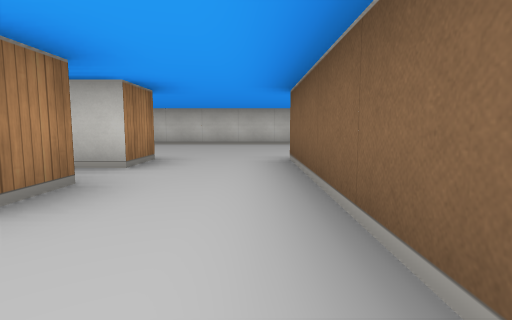
view 1 (above)

19 first-person views from a walk through a cub3D ray-caster map. The camera is about half as high as the walls, tilts 6° down and sees 80° across. The floor is counted in squares. Each view is taken from the middle of a square. On the plan, view 1 faces up. The plan holds only what a view shows up to about 9 squares ahead; the rest is blank.

view 2
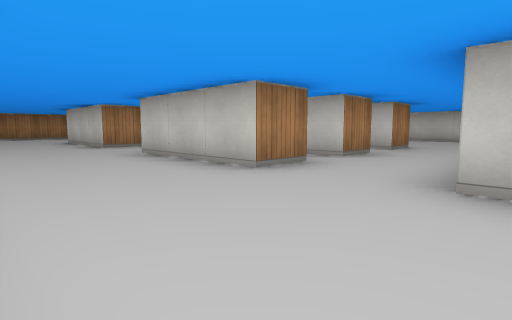

view 3
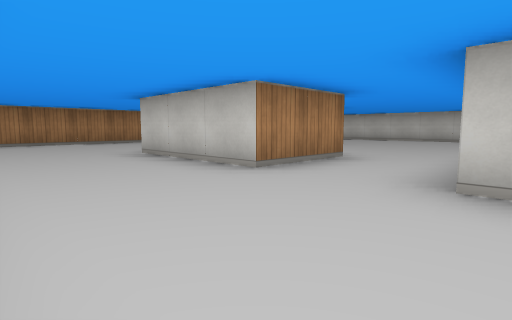

view 4
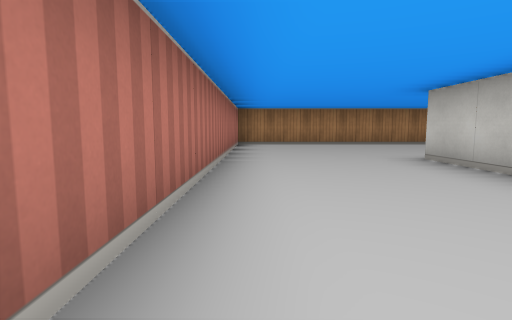

view 5
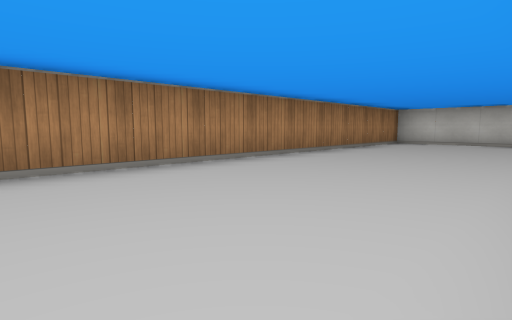

view 6
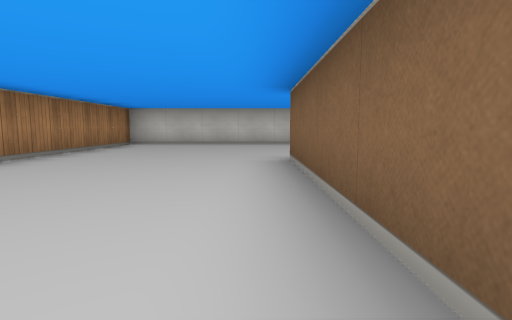

view 7
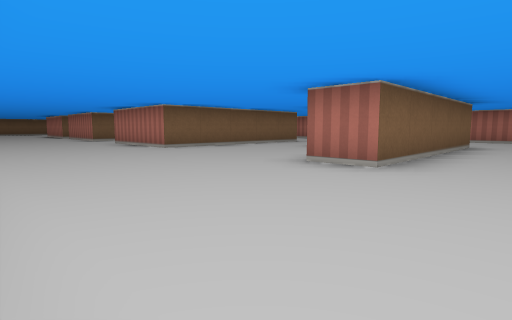

view 8
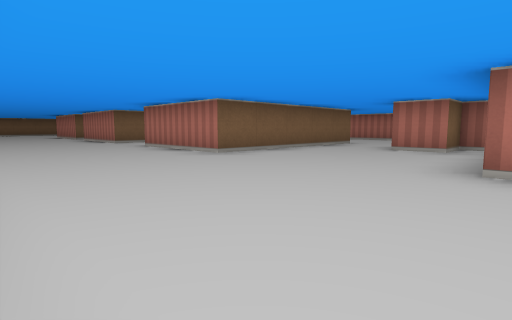

view 9
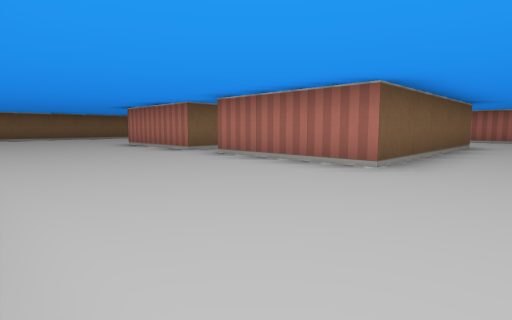

view 10
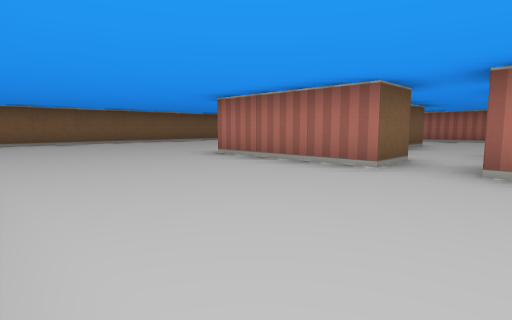

view 11
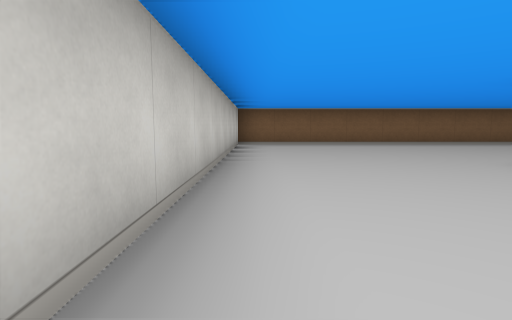

view 12
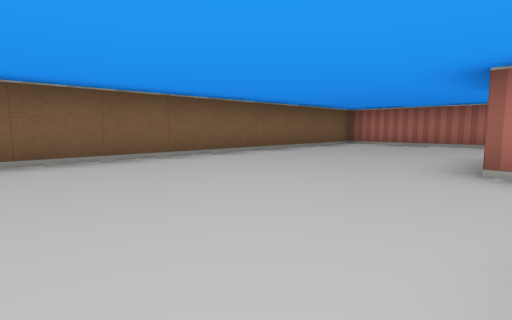

view 13
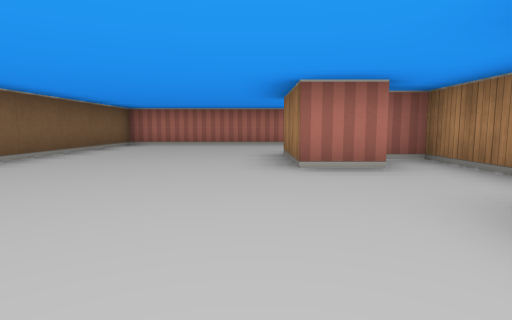

view 14
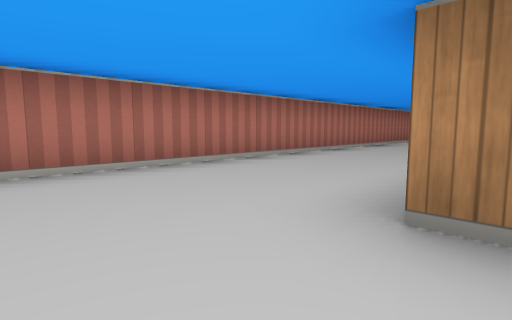

view 15
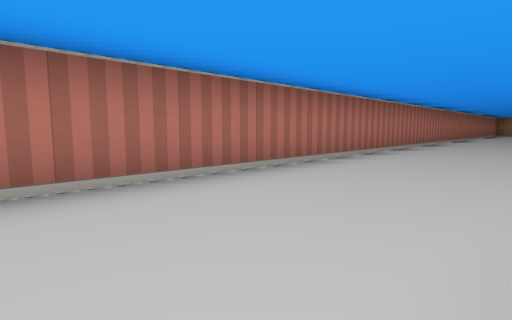

view 16
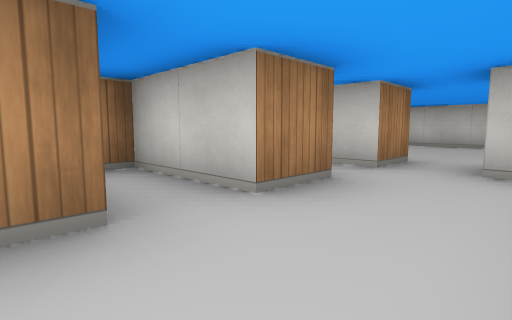

view 17
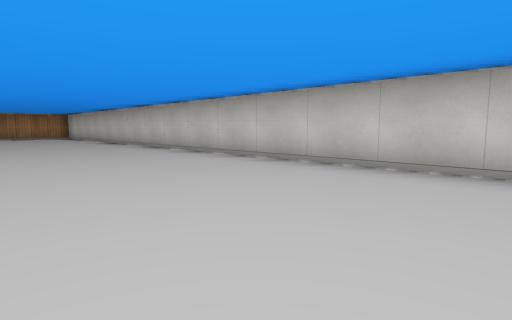

view 18
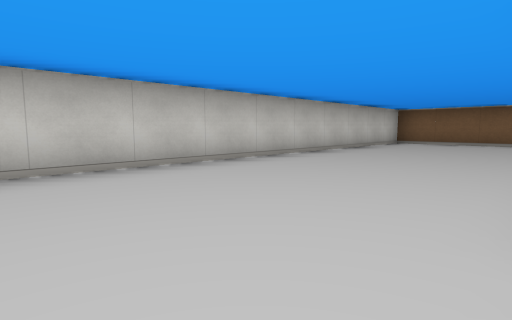

view 19
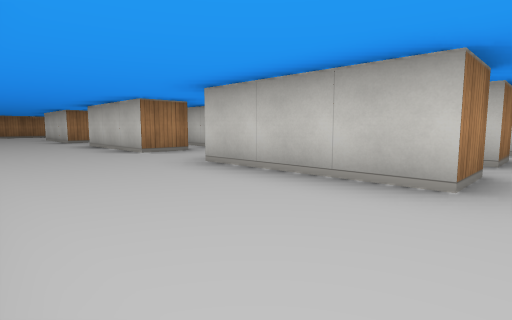

### Floor plan
Ten units are one square. View 1 is at (0, 0); x grows to the right and y downward. Boxes are objects, and circles mark ways between rooms. Rooms are numbered by the first view taken in them; rooms with no view inside come last. Other rooms are left out.
<svg viewBox="-140 -90 270 130">
<path fill="none" stroke="#000" d="M-15 -6 -15 5M-15 -26 -15 -15 -31 -15M5 5 5 -25M5 -45 35 -45M-15 5 -45 5 -45 -45 -15 -45M45 -45 75 -45M35 5 5 5M65 -21 65 -5 71 -5M-80 -5 -75 -5 -75 -15 -65 -15 -65 5 -95 5 -95 -45 -85 -45M-34 35 125 35 125 -85 -135 -85 -135 35 -55 35M74 -15 85 -15 85 5M35 -6 35 5M35 -26 35 -15 15 -15 15 -11M55 5 55 -5M-15 -45 -15 -35 -21 -35M5 -25 5 -45M45 -34 45 -45M35 -45 35 -35 29 -35"/>
<circle cx="-5" cy="0" r="3" fill="#2a7"/>
<circle cx="-5" cy="-20" r="3" fill="#2a7"/>
<circle cx="45" cy="0" r="3" fill="#2a7"/>
<circle cx="-5" cy="-40" r="3" fill="#2a7"/>
<circle cx="40" cy="-40" r="3" fill="#2a7"/>
<circle cx="45" cy="-20" r="3" fill="#2a7"/>
<text x="-10" y="-10">1</text>
<text x="-10" y="-50">2</text>
<text x="40" y="-10">3</text>
<text x="-10" y="-30">4</text>
<text x="40" y="-30">5</text>
</svg>
Room 1 opens to room 2. Room 1 opens to room 4. Room 2 opens to room 3. Room 2 opens to room 4. Room 2 opens to room 5. Room 3 opens to room 5.

Where each view was taken, in squares from view 1:
view 1: 0 up, 0 right, facing up
view 2: 3 down, 1 right, facing up-left
view 3: 3 down, 4 left, facing up-left
view 4: 3 down, 5 left, facing left
view 5: 1 down, 10 left, facing up-left
view 6: 0 up, 10 left, facing up
view 7: 8 up, 11 left, facing down-right
view 8: 8 up, 9 left, facing down-right
view 9: 8 up, 1 left, facing down-right
view 10: 8 up, 3 right, facing down-right
view 11: 8 up, 4 right, facing right
view 12: 5 up, 8 right, facing down-right
view 13: 5 up, 9 right, facing down
view 14: 0 up, 10 right, facing down-left
view 15: 1 down, 7 right, facing down-left
view 16: 0 up, 5 right, facing up-left
view 17: 5 up, 1 right, facing up-left
view 18: 5 up, 3 right, facing up-right
view 19: 3 down, 4 right, facing up-left
